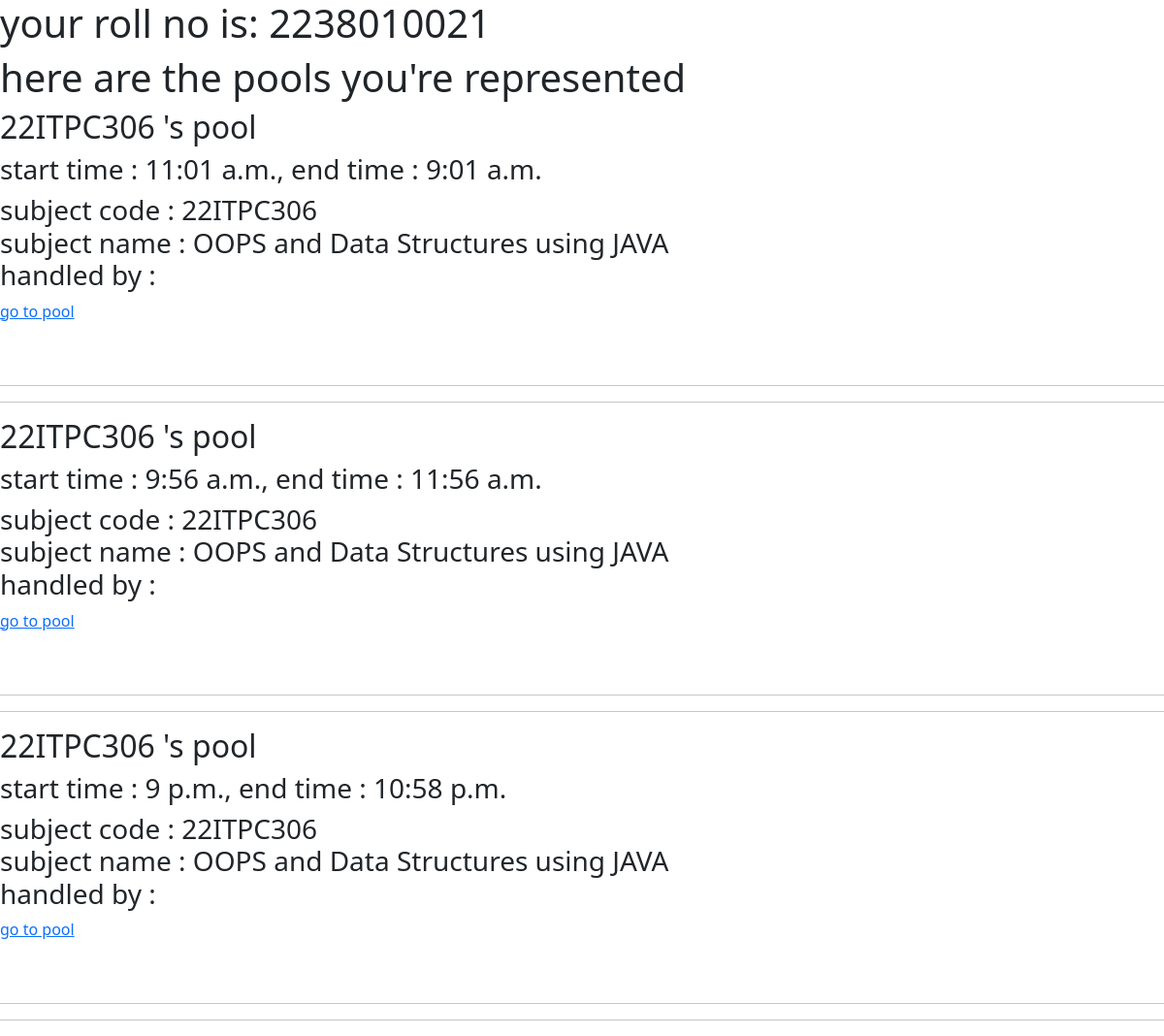
The app's page /Student/profile/ (signed in), older data.
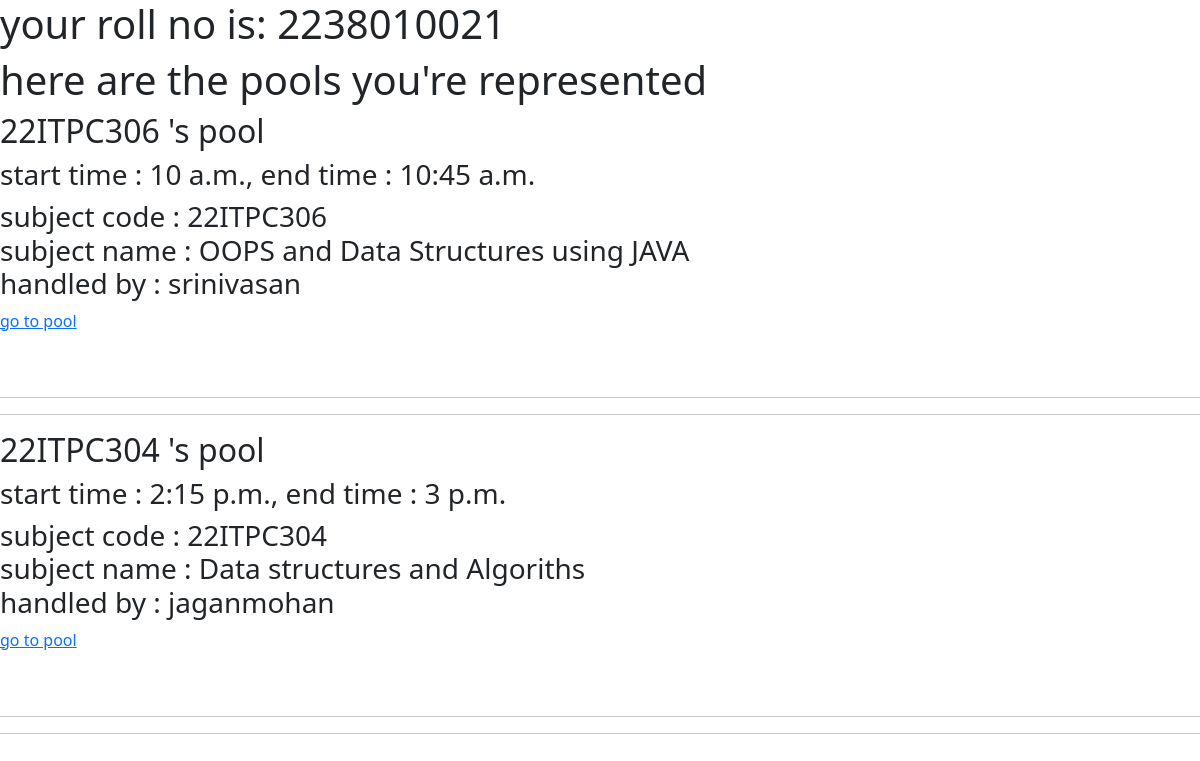
The same page, newer data.
### user/models.py (models this page shows, shortened)
class attendance_pool(models.Model):
    start_time = models.TimeField()
    end_time = models.TimeField()
    created_by = models.ForeignKey(User, on_delete=models.CASCADE)
    subject = models.ForeignKey(subject,on_delete=models.CASCADE)#here try to apply the filtering of subjets based on the department or the associating sebjects handled by the staff so the list will be shortened
    recieved_attendance = models.IntegerField(blank = True,null = False,default=0)
    is_alive = models.BooleanField(null=True,blank=False,default=True)
    latitude = models.DecimalField(max_digits=9, decimal_places=6, null=True, blank=True)
    longitude = models.DecimalField(max_digits=9, decimal_places=6, null=True, blank=True)
    datefield = models.DateTimeField(auto_now=True)
    def __str__(self):
        return f"{self.subject.subject_code} 's pool"
        pass

class subject(models.Model):
    dept = models.CharField(max_length=45,choices=dept_choices,blank = False,null=False)
    sem = models.IntegerField(choices=sem_choices,blank = False,null=False)
    subject_name = models.CharField(max_length=45,blank=False,null=True)
    subject_code = models.CharField(max_length=10,blank=False,null=True,unique=True)
    type = models.CharField(max_length=45,choices=sub_type_choices,blank=False,null = False)
    handling_staff = models.ForeignKey(User,on_delete=models.CASCADE,null = True)#here try to add only the teacher role users so when selecting handling staffs it wont be lenghty and if it possible try to implement the dept and sem table so we can sort out

class User(AbstractUser):
    dept = models.CharField(max_length=10, choices=dept_choices, blank=True, null=True)
    sem = models.IntegerField(choices = sem_choices,blank = True,null = True)
    role = models.CharField(max_length=10, choices=role_choices, default="Student", blank=False, null=False)
    userid = models.BigIntegerField(blank = False,null = True)
    class Meta:
        constraints = [
            models.UniqueConstraint(fields=['userid'], name='unique_user_id'),
        ]

### student/views.py (the view)
# urls.py: path("Student/", include('student.urls')),
class student(View):
    def get(self, request, *args, **kwargs):
        user_id = request.user.userid
        user_dept = request.user.dept
        user_sem = request.user.sem
        current_pools =attendance_pool.objects.filter(subject__dept = user_dept,subject__sem = user_sem)
        template_name = "student.html"
        return render(request,template_name, {"user_id":user_id,"pools":current_pools})

### templates/student.html
{% extends 'base.html' %}
{% block content %}
  <h1>your roll no is: {{user_id}}</h1>
  <h1>here are the pools you're represented</h1>
  {% for pool in pools %}
    <div>
      <div>
        <H2>{{pool}}</H2>
      </div>
      <div>
        <h3>start time : {{pool.start_time}}, end time : {{pool.end_time}}</h3>
      </div>
      <div>
        <h3>
          subject code : {{pool.subject.subject_code}}<br>
          subject name : {{pool.subject.subject_name}}<br>
          handled by : {{pool.subject.handling_staff.username}}<br>
        </h3>
      </div>
      <div>
        <a href = "{% url 'student_pool_view' pk=pool.id %}">go to pool</a>
      </div>
      <br>
      <br>
      <hr>
      <hr>
      </div>
    {% endfor %}
{% endblock %}

### templates/base.html (shortened to what this page needs)
<!DOCTYPE html>
<html lang="en">
<head>
    {% load bootstrap5 %}
    {% bootstrap_css %}
</head>
<body>
    <div id="content">
        {% block content %}{% endblock %}
    </div>
</body>
</html>

Row changes from the older to the newer data that the page shows:
removed attendance_pool: subject.subject_code "22ITPC306 's pool", start_time "11:01 a.m.", end_time "9:01 a.m.", subject.subject_code "22ITPC306", subject.subject_name "OOPS and Data Structures using JAVA"
removed attendance_pool: subject.subject_code "22ITPC306 's pool", start_time "9:56 a.m.", end_time "11:56 a.m.", subject.subject_code "22ITPC306", subject.subject_name "OOPS and Data Structures using JAVA"
changed attendance_pool "22ITPC306 's pool": start_time "9 p.m." → "10 a.m."; end_time "10:58 p.m." → "10:45 a.m."; subject.handling_staff.username (not shown) → "srinivasan"
added attendance_pool: subject.subject_code "22ITPC304 's pool", start_time "2:15 p.m.", end_time "3 p.m.", subject.subject_code "22ITPC304", subject.subject_name "Data structures and Algoriths", subject.handling_staff.username "jaganmohan"
